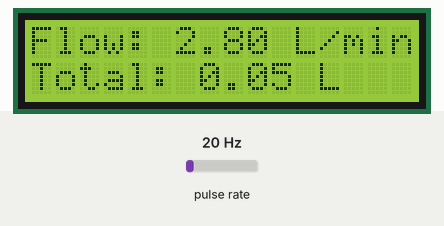
This sketch was run on a simulated Arduino Uno, built with avr-gcc and run on an emulated ATmega328P. Shown: 16×2 character LCD. Wiring (inferred from the names in the program): pulse sensor: data pin 2. The test bench sets the inputs (shaded band); at power-on: pulse rate 20 Hz.

Above: at 1.7 s.
1.8 s: pulse rate (sensor on pin 2) set to 4 Hz
At 2.4 s:
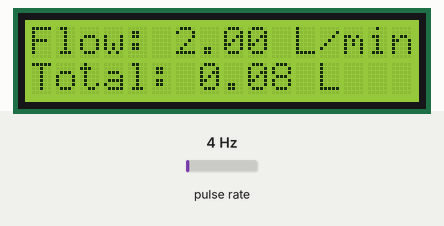
4.6 s: pulse rate (sensor on pin 2) set to 50 Hz
At 5.9 s:
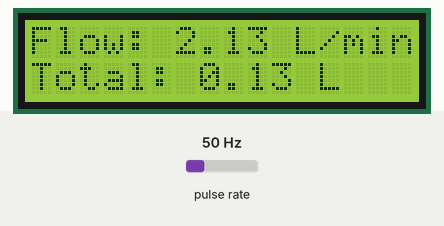
7.6 s: pulse rate (sensor on pin 2) set to 100 Hz
At 8.9 s:
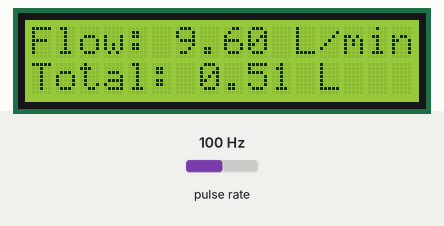
Timing chart, 0 to 10.6 s (numbered marks = the images above; inputs shaded):
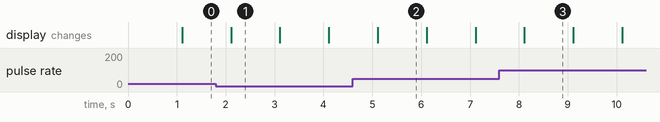

Measured:
- what the display in image 1 shows lasts 1.0 s, from 2.1 s to 3.1 s

The sketch:

sketch_mar26a.ino
```cpp
#include <Wire.h>
#include <LiquidCrystal_I2C.h>

#define FLOW_SENSOR_PIN 2
volatile int pulseCount = 0;
float flowRate = 0;
float totalLiters = 0;
unsigned long lastTime = 0;
const float pulsesPerLiter = 450;
LiquidCrystal_I2C lcd(0x27, 16, 2);


void pulseCounter() {
  pulseCount++;
}

void setup() {
  pinMode(FLOW_SENSOR_PIN, INPUT_PULLUP);
  attachInterrupt(digitalPinToInterrupt(FLOW_SENSOR_PIN), pulseCounter, RISING);

  lcd.init();
  lcd.backlight();
  lcd.setCursor(0, 0);
  lcd.print("Water Flow Meter");

  lastTime = millis();
}

void loop() {
  unsigned long currentMillis = millis();
  if (currentMillis - lastTime >= 1000) {
    detachInterrupt(FLOW_SENSOR_PIN);

    float litersPassed = pulseCount / pulsesPerLiter;
    totalLiters += litersPassed;


    flowRate = litersPassed * 60;


    lcd.clear();
    lcd.setCursor(0, 0);
    lcd.print("Flow: ");
    lcd.print(flowRate, 2);
    lcd.print(" L/min");

    lcd.setCursor(0, 1);
    lcd.print("Total: ");
    lcd.print(totalLiters, 2);
    lcd.print(" L");

    pulseCount = 0;
    lastTime = currentMillis;

    attachInterrupt(digitalPinToInterrupt(FLOW_SENSOR_PIN), pulseCounter, RISING);
  }
}
```
